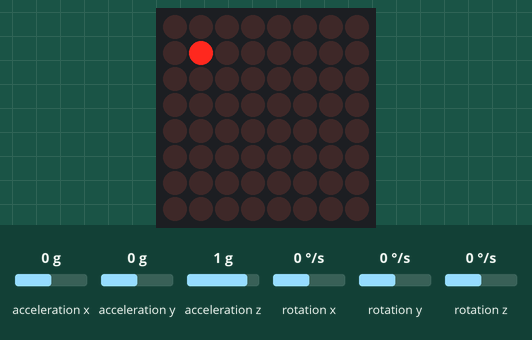
This sketch was run on a simulated Arduino Uno, built with avr-gcc and run on an emulated ATmega328P. On the bench: 8×8 LED matrix. Inputs (shaded band) come from the test bench; at power-on: acceleration x 0 g, acceleration y 0 g, acceleration z 1 g, rotation x 0 °/s, rotation y 0 °/s, rotation z 0 °/s. Random numbers use the default seed unless the sketch sets one; what the sketch prints to the serial monitor is not drawn.

Above: at 1.2 s.
1.3 s: acceleration x set to 0.8 g
At 3.7 s:
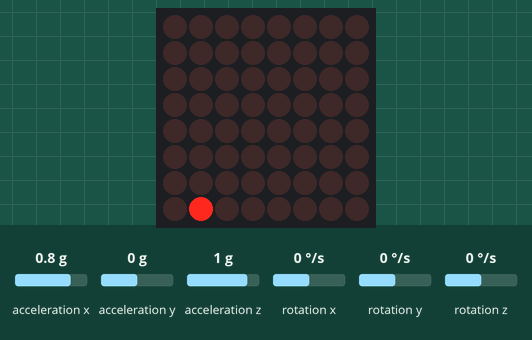
4.0 s: acceleration y set to 1.4 g
At 5.8 s:
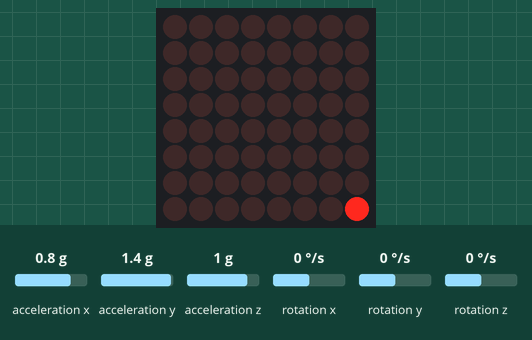
6.1 s: acceleration x set to 0 g
At 7.53 s:
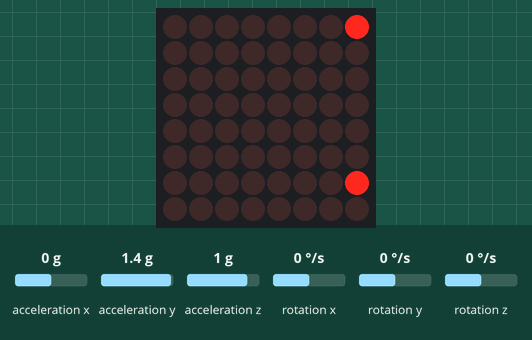
8.5 s: acceleration y set to 0 g
At 8.79 s:
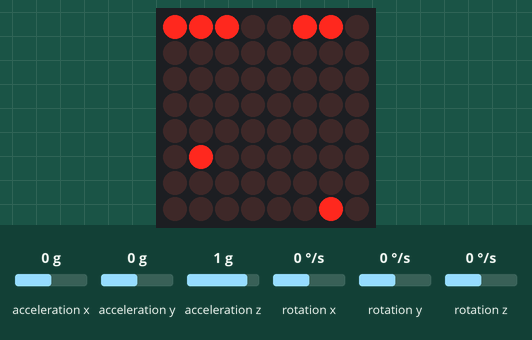
11.0 s: acceleration x set to -1.4 g
At 11.27 s:
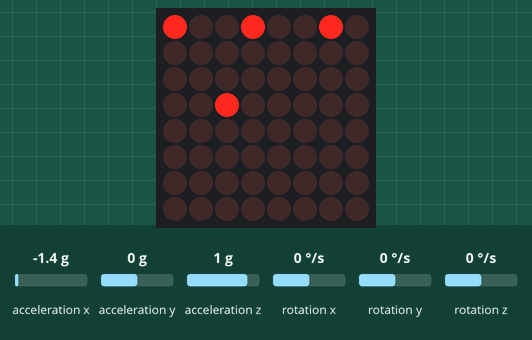
13.5 s: acceleration y set to 0.8 g
At 14.5 s:
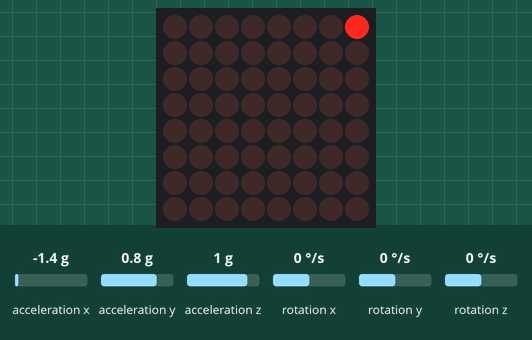
Timing chart, 0 to 16.4 s (numbered marks = the images above; inputs shaded):
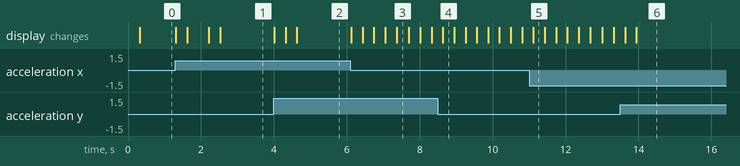

Measured:
- after the input at 1.3 s, the display: first changes at once (image 1 shows a later state)
- after the input at 4.0 s, the display: first changes at once (image 2 shows a later state)
- after the input at 6.1 s, the display: first changes at once (image 3 shows a later state)

The sketch:

PhisxPixel.ino
```cpp
// ---------- БИБЛИОТЕКИ -----------
#include "LedControl.h"
#include "I2Cdev.h"
#include "MPU6050.h"
MPU6050 mpu;
// ---------- БИБЛИОТЕКИ -----------

// --------------------- НАСТРОЙКИ ----------------------

//ПОДКЛЮЧЕНИЕ МАТРИЦЫ
// pin 13 - CLK
// pin 11 - DIN
// pin 10 - CS
LedControl lc = LedControl(11,13,10,1);

#define MIN_STEP 30     // минимальный шаг интегрирования (миллисекункды)
#define PIXELSIZE 3     // размер пикселя
#define NUMBER 10       // количество "живых" пикселей
#define BRIGHTNESS 8    // яркость матрицы 0-15
#define G_CONST 9.81    // ускорение свободного падения

// оффсеты для акселерометра
int offsets[6] = { -117, -1171, 2145, 6, 82, 153};

/*
  ПОСМОТРИ, КАК ВЕДУТ СЕБЯ ШАРИКИ НА ДРУГИХ ПЛАНЕТАХ!!!
  Земля     9.81  м/с2
  Солнце    273.1 м/с2
  Луна      1.62  м/с2
  Меркурий  3.68  м/с2
  Венера    8.88  м/с2
  Марс      3.86  м/с2
  Юпитер    23.95 м/с2
  Сатурн    10.44 м/с2
  Уран      8.86  м/с2
  Нептун    11.09 м/с2
*/
// --------------------- НАСТРОЙКИ ----------------------

// --------------------- ДЛЯ РАЗРАБОТЧИКОВ ----------------------

//// СТРУКТУРА ПИКСЕЛЕЙ С НАЧАЛЬНЫМИ УСЛОВИЯМИ ////
struct Pixels{
  float m_cf;      // ТРЕНИЕ
  float bounce;    // ОТСКОК
  int pos_x = 3;   // начальная координата по x
  int pos_y = 3;   // начальная координата по y
  float vel_x = 0; // начальная скорость по x
  float vel_y = 0; // начальная скорость по y
};

Pixels pix[NUMBER];

float mpuPitch;
float mpuRoll;

int16_t accX, accY, accZ;
int16_t gyroX, gyroY, gyroZ;

unsigned long integrTimer, loopTimer;
float stepTime;
// --------------------- ДЛЯ РАЗРАБОТЧИКОВ ----------------------

void setup() {
  lc.shutdown(0,false);
  lc.setIntensity(0,BRIGHTNESS);
  lc.clearDisplay(0);

  // рандомные значения для коэффициента трения и отскока для пикселей
  for(byte i = 0;i < NUMBER;i++){
    lc.setLed(0,pix[i].pos_x,pix[i].pos_y,true);
    pix[i].m_cf = random(0,30);
    pix[i].bounce = random(60,95);
  }

  Serial.begin(9600);
  mpuSetup();
}

void loop() {
  if (millis() - loopTimer > MIN_STEP) {
    loopTimer = millis();
    find_position();
    lc.clearDisplay(0);

    for(byte i = 0;i < NUMBER;i++){
      byte nowDistX = floor(pix[i].pos_x / PIXELSIZE);   // перевести миллиметры в пиксели
      byte nowDistY = floor(pix[i].pos_y / PIXELSIZE);   // перевести миллиметры в пиксели
      lc.setLed(0,nowDistX,nowDistY,true);               // рисуем пиксель
    }
  }
}

////////// НАХОДИМ КООРДИНАТЫ ПИКСЕЛЕЙ //////////
void find_position(){
  mpu.getMotion6(&accX, &accY, &accZ, &gyroX, &gyroY, &gyroZ);        // получить ускорения
  mpuPitch = (float)accX / 16384;                                     // 16384 это величина g с акселерометра
  mpuRoll = (float)accY / 16384;

  stepTime = (float)((long)millis() - integrTimer) / 1000;            // расчёт времени шага интегрирования
  integrTimer = millis();
  for(byte i = 0;i < NUMBER;i++){
    int thisAccel_x, thisAccel_y;
    int grav, frict;

    ///////////////////// ОСЬ Х /////////////////////
    grav = (float)G_CONST * mpuPitch * 1000;    // сила тяжести
    frict = (float)G_CONST * (1 - mpuPitch) * pix[i].m_cf * 10; // сила трения
    if (pix[i].vel_x > 0) frict = -frict;   // знак силы трения зависит от направления вектора скорости
    if (pix[i].vel_x == 0 && abs(grav) < frict) thisAccel_x = 0;// трение покоя
    else thisAccel_x = (grav + frict);                          // ускорение

    /////////////////////// ОСЬ У /////////////////////
    grav = (float)G_CONST * mpuRoll * 1000;
    frict = (float)G_CONST * (1 - mpuRoll) * pix[i].m_cf * 10;
    if (pix[i].vel_y > 0) frict = -frict;
    if (pix[i].vel_y == 0 && abs(grav) < frict) thisAccel_y = 0;
    else thisAccel_y = (grav + frict);

    ///////////////////// ИНТЕГРИРУЕМ ///////////////////
    // скорость на данном шаге V = V0 + ax*dt
    pix[i].vel_x += (float)thisAccel_x * stepTime;
    pix[i].vel_y += (float)thisAccel_y * stepTime;

    // координата на данном шаге X = X0 + Vx*dt
    pix[i].pos_x += (float)pix[i].vel_x * stepTime;
    pix[i].pos_y += (float)pix[i].vel_y * stepTime;

    /////////////////// ПОВЕДЕНИЕ У СТЕНОК /////////////////
    // рассматриваем 4 стенки матрицы
    if (pix[i].pos_x < 0) {     // если пробили край матрицы
      pix[i].pos_x = 0;         // возвращаем на край
      pix[i].vel_x = -pix[i].vel_x * (float)pix[i].bounce / 100;    // скорость принимаем с обратным знаком и * на коэффициент отскока
    }
    if (pix[i].pos_x > 21) {
      pix[i].pos_x = 21;
      pix[i].vel_x = -pix[i].vel_x * (float)pix[i].bounce / 100;
    }

    if (pix[i].pos_y < 0) {     // если пробили край матрицы
      pix[i].pos_y = 0;         // возвращаем на край
      pix[i].vel_y = -pix[i].vel_y * (float)pix[i].bounce / 100;    // скорость принимаем с обратным знаком и * на коэффициент отскока
    }
    if (pix[i].pos_y > 21) {
      pix[i].pos_y = 21;
      pix[i].vel_y = -pix[i].vel_y * (float)pix[i].bounce / 100;
    }
  }
}

void mpuSetup() {
  Wire.begin();
  mpu.initialize();
  Serial.println(mpu.testConnection() ? "MPU6050 connection successful" : "MPU6050 connection failed");

  // ставим оффсеты
  mpu.setXAccelOffset(offsets[0]);
  mpu.setYAccelOffset(offsets[1]);
  mpu.setZAccelOffset(offsets[2]);
  mpu.setXGyroOffset(offsets[3]);
  mpu.setYGyroOffset(offsets[4]);
  mpu.setZGyroOffset(offsets[5]);
}
```
